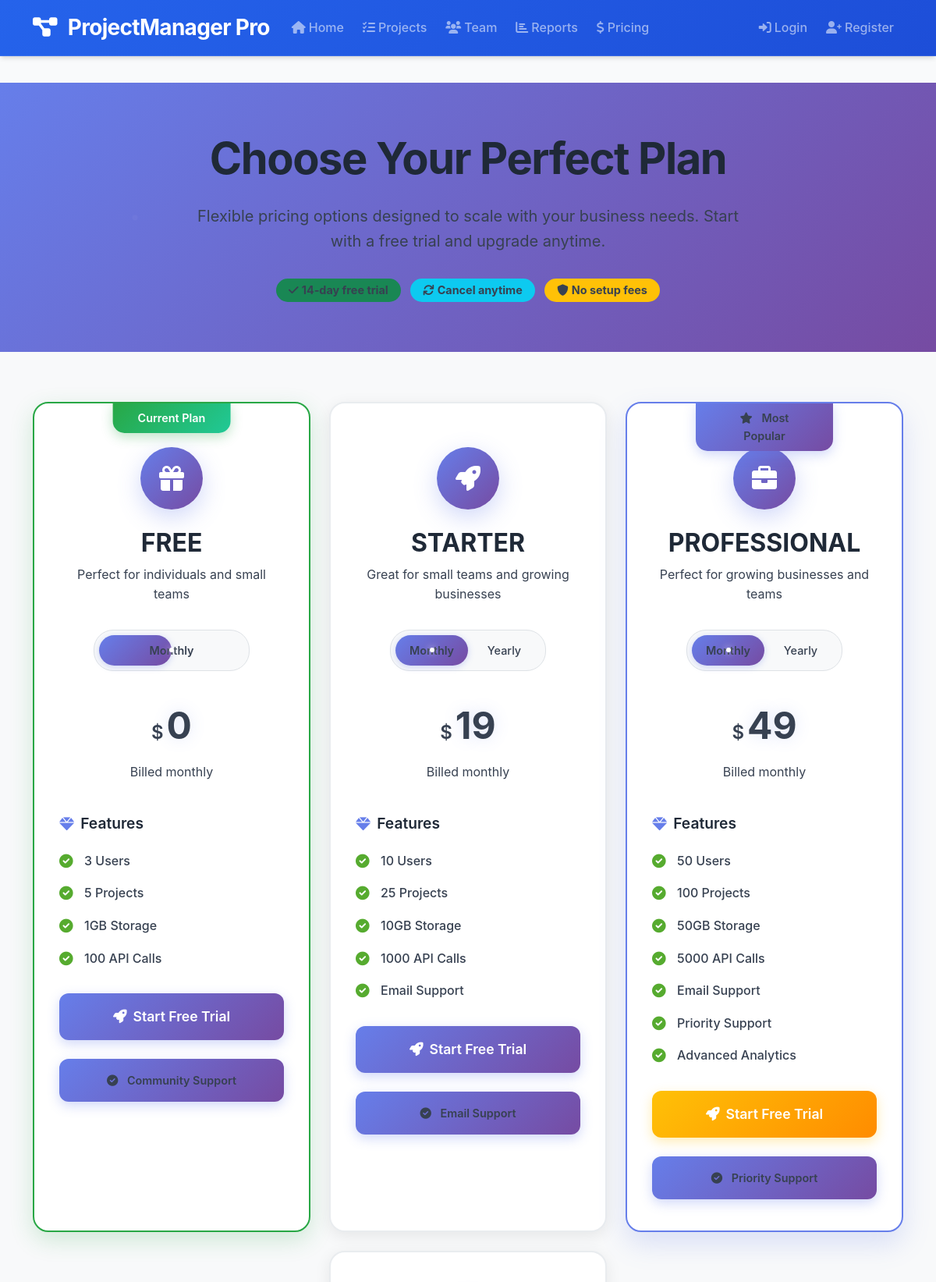
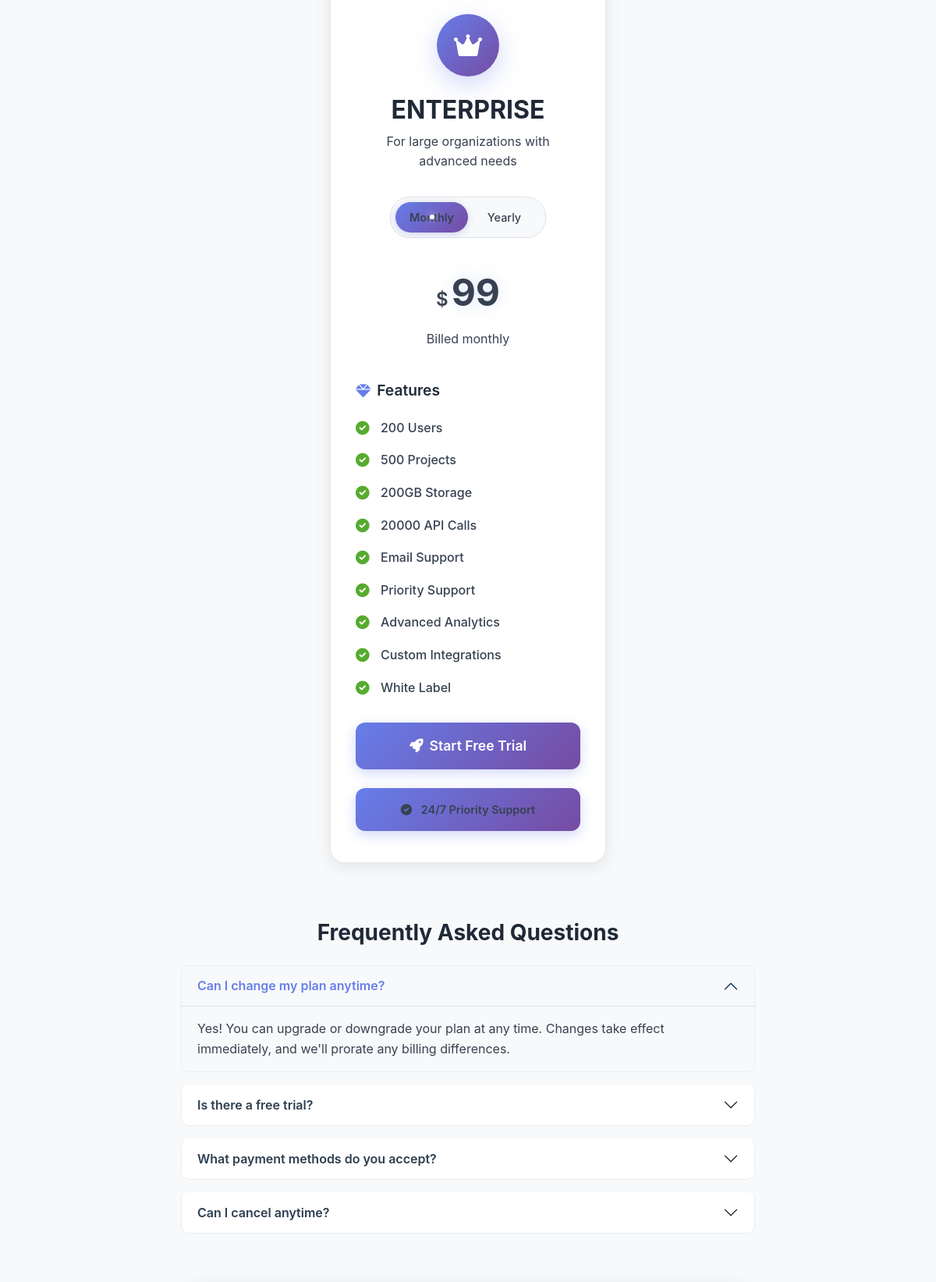
The page /pricing/ (upper part) on the database its author committed (2 pictures, top to bottom).
### core/models.py (models this page shows, shortened)
class SubscriptionPlan(models.Model):
    PLAN_TYPES = [
        ('BASIC', 'Basic'),
        ('PROFESSIONAL', 'Professional'),
        ('ENTERPRISE', 'Enterprise'),
        ('CUSTOM', 'Custom'),
    ]
    BILLING_CYCLES = [
        ('MONTHLY', 'Monthly'),
        ('QUARTERLY', 'Quarterly'),
        ('YEARLY', 'Yearly'),
    ]
    name = models.CharField(max_length=100, unique=True)
    plan_type = models.CharField(max_length=20, choices=PLAN_TYPES)
    description = models.TextField(blank=True)
    price = models.DecimalField(max_digits=10, decimal_places=2)
    billing_cycle = models.CharField(max_length=20, choices=BILLING_CYCLES, default='MONTHLY')
    max_users = models.IntegerField(default=10)
    max_projects = models.IntegerField(default=5)
    max_storage_gb = models.IntegerField(default=5)
    max_api_calls = models.IntegerField(default=1000)
    has_analytics = models.BooleanField(default=False)
    has_advanced_reporting = models.BooleanField(default=False)
    has_api_access = models.BooleanField(default=False)
    has_priority_support = models.BooleanField(default=False)
    has_custom_integrations = models.BooleanField(default=False)
    has_white_label = models.BooleanField(default=False)
    is_active = models.BooleanField(default=True)
    is_popular = models.BooleanField(default=False)
    sort_order = models.IntegerField(default=0)
    created_at = models.DateTimeField(auto_now_add=True)
    updated_at = models.DateTimeField(auto_now=True)
    class Meta:
        ordering = ['sort_order', 'price']
        verbose_name = 'Subscription Plan'
        verbose_name_plural = 'Subscription Plans'
    @property
    def annual_savings(self):
        if self.billing_cycle == 'YEARLY':
            monthly_rate = self.price / 12
            annual_monthly_cost = monthly_rate * 12
            if self.name == 'Starter Yearly':
                return 58  # $29 * 12 - $290 = $58 savings
            elif self.name == 'Professional Yearly':
                return 198  # $99 * 12 - $990 = $198 savings
            elif self.name == 'Enterprise Yearly':
                return 598  # $299 * 12 - $2,990 = $598 savings
            else:
                monthly_rate = self.price / 12
                annual_monthly_cost = monthly_rate * 12
                return round(annual_monthly_cost - self.price, 2)
        return 0

### core/views.py (the view, shortened to what this page needs)
# urls.py: path('pricing/', views.pricing, name='pricing'),
def pricing(request):
    plans = SubscriptionPlan.objects.filter(is_active=True).order_by('sort_order', 'price')
    current_plan = None
    current_subscription_type = 'FREE'
    context = {
        'title': 'Pricing',
        'user': request.user,
        'plans': plans,
        'current_plan': current_plan,
        'current_subscription_type': current_subscription_type,
    }
    return render(request, 'core/pricing.html', context)

### templates/core/pricing.html (shortened to what this page needs)
{% extends 'base.html' %}
{% load static %}
{% block extra_css %}
<link href="{% static 'css/pages/pricing.css' %}" rel="stylesheet">
{% endblock %}
{% block content %}
<section class="pricing-hero bg-gradient-primary text-white py-5">
    <div class="container">
        <div class="row text-center">
            <div class="col-lg-8 mx-auto">
                <h1 class="display-4 fw-bold mb-4">Choose Your Perfect Plan</h1>
                <p class="lead mb-4">
                    Flexible pricing options designed to scale with your business needs.
                    Start with a free trial and upgrade anytime.
                </p>
                <div class="pricing-badges">
                    <span class="badge bg-success me-2">
                        <i class="fas fa-check me-1"></i>14-day free trial
                    </span>
                    <span class="badge bg-info me-2">
                        <i class="fas fa-sync me-1"></i>Cancel anytime
                    </span>
                    <span class="badge bg-warning">
                        <i class="fas fa-shield-alt me-1"></i>No setup fees
                    </span>
                </div>
            </div>
        </div>
    </div>
</section>
<section class="py-5 bg-light">
    <div class="container">
        {% if plans %}
        <div class="row justify-content-center">
            {% regroup plans by plan_type as plan_groups %}
            {% for plan_group in plan_groups %}
            <div class="col-lg-4 col-md-6 mb-4">
                <div class="pricing-card {% if plan_group.grouper == 'PROFESSIONAL' %}popular{% endif %} {% if plan_group.grouper == current_subscription_type %}current-plan{% endif %} ">
                    <div class="pricing-header">
                        {% if plan_group.grouper == 'PROFESSIONAL' %}
                        <div class="popular-badge">
                            <i class="fas fa-star"></i> Most Popular
                        </div>
                        {% endif %}
                        <div class="plan-icon">
                            {% if plan_group.grouper == 'FREE' %}
                                <i class="fas fa-gift"></i>
                            {% elif plan_group.grouper == 'STARTER' %}
                                <i class="fas fa-rocket"></i>
                            {% elif plan_group.grouper == 'PROFESSIONAL' %}
                                <i class="fas fa-briefcase"></i>
                            {% elif plan_group.grouper == 'ENTERPRISE' %}
                                <i class="fas fa-crown"></i>
                            {% endif %}
                        </div>
                        <h3 class="plan-title">{{ plan_group.grouper }}</h3>
                        <p class="plan-subtitle">
                            {% if plan_group.grouper == 'FREE' %}
                                Perfect for individuals and small teams
                            {% elif plan_group.grouper == 'STARTER' %}
                                Great for small teams and growing businesses
                            {% elif plan_group.grouper == 'PROFESSIONAL' %}
                                Perfect for growing businesses and teams
                            {% elif plan_group.grouper == 'ENTERPRISE' %}
                                For large organizations with advanced needs
                            {% endif %}
                        </p>
                    </div>
                    <div class="billing-toggle">
                        <div class="toggle-switch">
                            {% for plan in plan_group.list %}
                                {% if plan.billing_cycle == 'MONTHLY' or plan.billing_cycle == 'YEARLY' %}
                                <label class="toggle-option {% if plan.billing_cycle == 'MONTHLY' %}active{% endif %}" data-plan-id="{{ plan.id }}">
                                    <span class="toggle-label">{{ plan.get_billing_cycle_display }}</span>
                                </label>
                                {% endif %}
                            {% endfor %}
                        </div>
                    </div>
                    <div class="pricing-display">
                        {% for plan in plan_group.list %}
                            {% if plan.billing_cycle == 'MONTHLY' or plan.billing_cycle == 'YEARLY' %}
                            <div class="price-section {% if plan.billing_cycle == 'MONTHLY' %}active{% endif %}" data-plan="{{ plan.billing_cycle }}">
                                <div class="price-amount">
                                    <span class="currency">$</span>
                                    <span class="amount">{{ plan.price|floatformat:0 }}</span>
                                </div>
                                <div class="price-period">Billed {{ plan.get_billing_cycle_display|lower }}</div>
                            </div>
                            {% endif %}
                        {% endfor %}
                    </div>
                    <div class="features-section">
                        <div class="features-header">
                            <h4 class="features-title">
                                <i class="fas fa-gem me-2"></i>Features
                            </h4>
                        </div>
                        <div class="features-list">
                            <div class="feature-item">
                                <i class="fas fa-check-circle"></i>
                                <span>{{ plan_group.list.0.max_users }} Users</span>
                            </div>
                            <div class="feature-item">
                                <i class="fas fa-check-circle"></i>
                                <span>{{ plan_group.list.0.max_projects }} Projects</span>
                            </div>
                            <div class="feature-item">
                                <i class="fas fa-check-circle"></i>
                                <span>{{ plan_group.list.0.max_storage_gb }}GB Storage</span>
                            </div>
                            <div class="feature-item">
                                <i class="fas fa-check-circle"></i>
                                <span>{{ plan_group.list.0.max_api_calls }} API Calls</span>
                            </div>
                            {% if plan_group.grouper == 'STARTER' or plan_group.grouper == 'PROFESSIONAL' or plan_group.grouper == 'ENTERPRISE' %}
                            <div class="feature-item">
                                <i class="fas fa-check-circle"></i>
                                <span>Email Support</span>
                            </div>
                            {% endif %}
                            {% if plan_group.grouper == 'PROFESSIONAL' or plan_group.grouper == 'ENTERPRISE' %}
                            <div class="feature-item">
                                <i class="fas fa-check-circle"></i>
                                <span>Priority Support</span>
                            </div>
                            <div class="feature-item">
                                <i class="fas fa-check-circle"></i>
                                <span>Advanced Analytics</span>
                            </div>
                            {% endif %}
                            {% if plan_group.grouper == 'ENTERPRISE' %}
                            <div class="feature-item">
                                <i class="fas fa-check-circle"></i>
                                <span>Custom Integrations</span>
                            </div>
                            <div class="feature-item">
                                <i class="fas fa-check-circle"></i>
                                <span>White Label</span>
                            </div>
                            {% endif %}
                        </div>
                    </div>
                    <div class="cta-section">
                        {% if not user.is_authenticated %}
                            <a href="{% url 'core:registration_selection' %}" class="cta-button">
                                <i class="fas fa-rocket me-2"></i>Start Free Trial
                            </a>
                        {% endif %}
                    </div>
                    <div class="highlighted-feature">
                        <i class="fas fa-check-circle me-2"></i>
                        {% if plan_group.grouper == 'FREE' %}
                            Community Support
                        {% elif plan_group.grouper == 'STARTER' %}
                            Email Support
                        {% elif plan_group.grouper == 'PROFESSIONAL' %}
                            Priority Support
                        {% elif plan_group.grouper == 'ENTERPRISE' %}
                            24/7 Priority Support
                        {% endif %}
                    </div>
                </div>
            </div>
            {% endfor %}
        </div>
        {% endif %}
        <div class="row mt-5">
            <div class="col-lg-8 mx-auto">
                <h3 class="text-center mb-4">Frequently Asked Questions</h3>
                <div class="accordion" id="pricingFAQ">
                    <div class="accordion-item">
                        <h2 class="accordion-header" id="faq1">
                            <button class="accordion-button" type="button" data-bs-toggle="collapse" data-bs-target="#collapse1" aria-expanded="true" aria-controls="collapse1">
                                Can I change my plan anytime?
                            </button>
                        </h2>
                        <div id="collapse1" class="accordion-collapse collapse show" aria-labelledby="faq1" data-bs-parent="#pricingFAQ">
                            <div class="accordion-body">
                                Yes! You can upgrade or downgrade your plan at any time. Changes take effect immediately, and we'll prorate any billing differences.
                            </div>
                        </div>
                    </div>
                    <div class="accordion-item">
                        <h2 class="accordion-header" id="faq2">
                            <button class="accordion-button collapsed" type="button" data-bs-toggle="collapse" data-bs-target="#collapse2" aria-expanded="false" aria-controls="collapse2">
                                Is there a free trial?
                            </button>
                        </h2>
                    </div>
                    <div class="accordion-item">
                        <h2 class="accordion-header" id="faq3">
                            <button class="accordion-button collapsed" type="button" data-bs-toggle="collapse" data-bs-target="#collapse3" aria-expanded="false" aria-controls="collapse3">
                                What payment methods do you accept?
                            </button>
                        </h2>
                    </div>
                    <div class="accordion-item">
                        <h2 class="accordion-header" id="faq4">
                            <button class="accordion-button collapsed" type="button" data-bs-toggle="collapse" data-bs-target="#collapse4" aria-expanded="false" aria-controls="collapse4">
                                Can I cancel anytime?
                            </button>
                        </h2>
                    </div>
                </div>
            </div>
        </div>
    </div>
</section>
{% endblock %}

### static/css/style.css (style rules this page uses)
:root { --primary-color: #2563eb; --primary-dark: #1d4ed8; --secondary-color: #64748b; --success-color: #10b981; --warning-color: #f59e0b; --danger-color: #ef4444; --info-color: #06b6d4; --light-color: #f8fafc; --dark-color: #1e293b; --gray-50: #f9fafb; --gray-100: #f3f4f6; --gray-200: #e5e7eb; --gray-300: #d1d5db; --gray-400: #9ca3af; --gray-500: #6b7280; --gray-600: #4b5563; --gray-700: #374151; --gray-800: #1f2937; --gray-900: #111827; --shadow-sm: 0 1px 2px 0 rgb(0 0 0 / 0.05); --shadow-md: 0 4px 6px -1px rgb(0 0 0 / 0.1), 0 2px 4px -2px rgb(0 0 0 / 0.1); --shadow-lg: 0 10px 15px -3px rgb(0 0 0 / 0.1), 0 4px 6px -4px rgb(0 0 0 / 0.1); --shadow-xl: 0 20px 25px -5px rgb(0 0 0 / 0.1), 0 8px 10px -6px rgb(0 0 0 / 0.1); }
* { box-sizing: border-box; }
body { font-family: 'Inter', 'Segoe UI', 'Roboto', 'Helvetica Neue', Arial, sans-serif; line-height: 1.6; color: var(--gray-800); background-color: var(--gray-50); font-size: 16px; font-weight: 400; }
* { color: inherit; }
h1, h2, h3, h4, h5, h6 { color: var(--gray-800) !important; }
p, span, div, td, th { color: var(--gray-700) !important; }
h1, h2, h3, h4, h5, h6 { color: #1f2937 !important; }
p, span, div, label, small { color: #374151 !important; }
h1, h2, h3, h4, h5, h6 { font-weight: 700; line-height: 1.2; color: var(--gray-900); margin-bottom: 1rem; }
.display-1, .display-2, .display-3, .display-4, .display-5 { font-weight: 800; letter-spacing: -0.025em; }
.lead { font-size: 1.25rem; font-weight: 400; color: var(--gray-600); }
.bg-gradient-primary { background: linear-gradient(135deg, #667eea 0%, #764ba2 100%); }
.py-5 { padding-top: 4rem !important; padding-bottom: 4rem !important; }

### rows shown on the page
SubscriptionPlan: grouper "FREE", billing_cycle "Monthly", price "0", billing_cycle "monthly", list.0.max_users "3", list.0.max_projects "5", list.0.max_storage_gb "1", list.0.max_api_calls "100"
SubscriptionPlan: grouper "STARTER", billing_cycle "Monthly", price "19", billing_cycle "monthly", list.0.max_users "10", list.0.max_projects "25", list.0.max_storage_gb "10", list.0.max_api_calls "1000"
SubscriptionPlan: billing_cycle "Yearly"
SubscriptionPlan: grouper "PROFESSIONAL", billing_cycle "Monthly", price "49", billing_cycle "monthly", list.0.max_users "50", list.0.max_projects "100", list.0.max_storage_gb "50", list.0.max_api_calls "5000"
SubscriptionPlan: billing_cycle "Yearly"
SubscriptionPlan: grouper "ENTERPRISE", billing_cycle "Monthly", price "99", billing_cycle "monthly", list.0.max_users "200", list.0.max_projects "500", list.0.max_storage_gb "200", list.0.max_api_calls "20000"
SubscriptionPlan: billing_cycle "Yearly"
